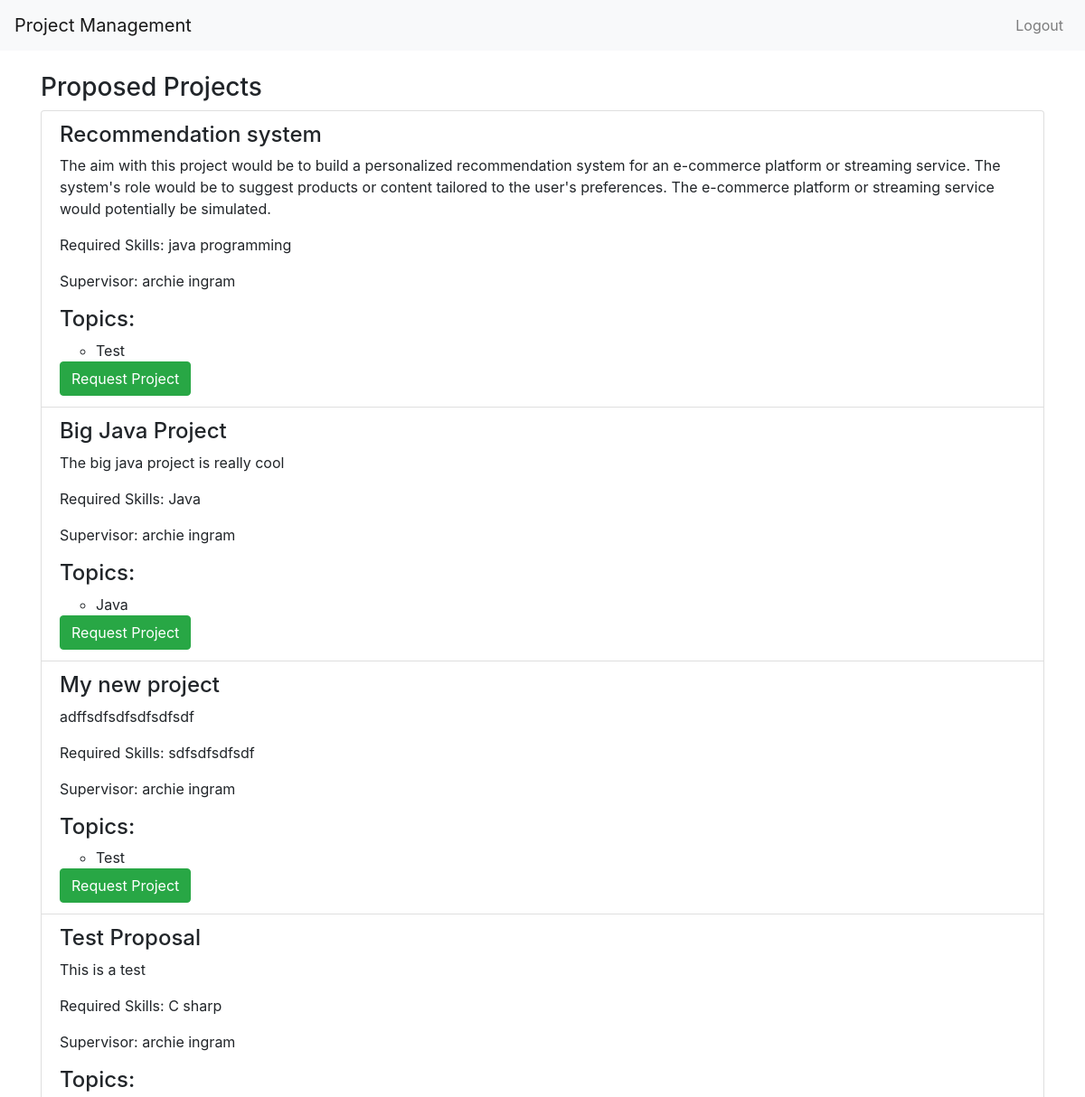
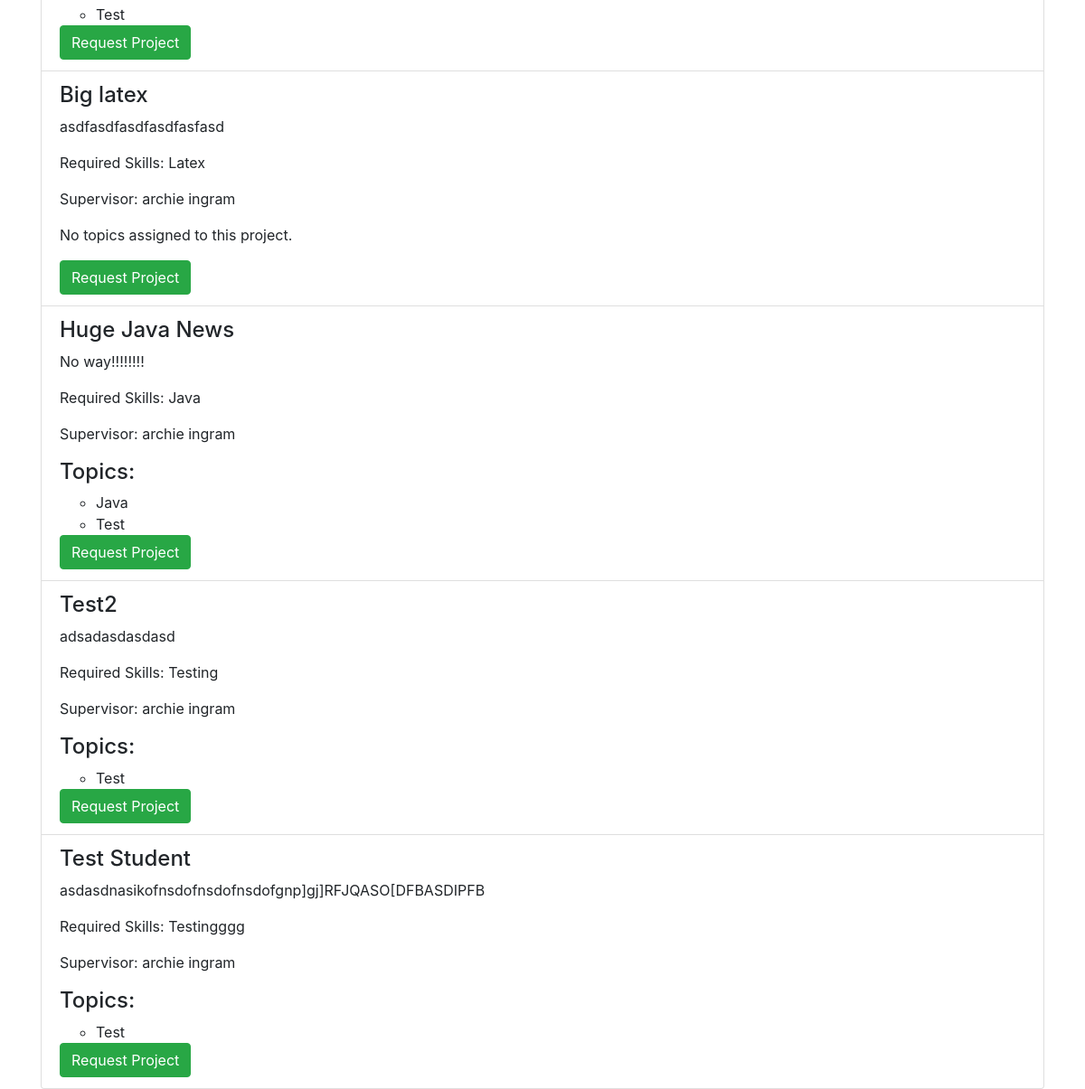
The app's page /proposed-projects/ (signed in) with its own data (2 pictures, top to bottom).
### register/models.py (models this page shows, shortened)
class Project(models.Model):
    STATUS_CHOICES = [
        ('Accepted', 'Accepted'),
        ('Proposed', 'Proposed'),
        ('Available', 'Available'),
        ('Requested', 'Requested'),
        ('Confirmed', 'Confirmed')
    ]
    title = models.CharField(max_length=100)
    description = models.TextField()
    required_skills = models.CharField(max_length=200)
    status = models.CharField(max_length=10, choices=STATUS_CHOICES)
    proposed_by = models.ForeignKey(Student, null=True, blank=True, on_delete=models.SET_NULL)
    supervisor = models.ForeignKey(Supervisor, null=True, blank=True, on_delete=models.SET_NULL)

class Supervisor(models.Model):
    user = models.OneToOneField(User, null=True,on_delete=models.CASCADE)
    name = models.CharField(max_length=30, verbose_name='First Name')
    surname = models.CharField(max_length=30,verbose_name='Last Name')
    email = models.EmailField(unique=True,validators=[EmailValidator()],verbose_name='Email Address')
    sussex_id = models.CharField(max_length=20, unique=True)
    department = models.CharField(max_length=100)
    telephone_number = models.CharField(max_length=15)

class ProjectTopic(models.Model):
    title = models.CharField(max_length=100)
    description = models.TextField()
    projects = models.ManyToManyField(Project)

### register/views.py (the view)
# urls.py: path('proposed-projects/', views.proposed_projects, name='proposed_projects'),
@login_required
def proposed_projects(request):
    student = get_object_or_404(Student, user=request.user)
    proposed_projects = Project.objects.filter(status='Proposed')
    existing_project = Project.objects.filter(proposed_by=student).first()
    projects_with_topics = []
    for project in proposed_projects:
        topics = project.projecttopic_set.all()  # Get the related topics
        projects_with_topics.append({
            'project': project,
            'topics': topics
        })
    return render(request, 'proposed_projects.html', {
        'projects_with_topics': projects_with_topics,
        'existing_project': existing_project,
    })

### templates/proposed_projects.html (shortened to what this page needs)
{% extends "home.html" %}
{% load crispy_forms_filters %}
{% block content %}
    <div class="row">
        <div class="col-md-12">
            <h3>Proposed Projects</h3>
            <ul class="list-group">
                {% for project in projects_with_topics %}
                    <li class="list-group-item">
                        <h4>{{ project.project.title }}</h4>
                        <p>{{ project.project.description }}</p>
                        <p>Required Skills: {{ project.project.required_skills }}</p>
                        <p>Supervisor: {{ project.project.supervisor.name }} {{ project.project.supervisor.surname }}</p>
                        {% if project.topics %}
                            <h4>Topics:</h4>
                            <ul>
                                {% for topic in project.topics %}
                                    <li>{{ topic.title }}</li>
                                {% endfor %}
                            </ul>
                        {% else %}
                            <p>No topics assigned to this project.</p>
                        {% endif %}
                        {% if existing_project %}
                            <button type="button" class="btn btn-secondary" disabled>You have already proposed/requested a project</button>
                        {% else %}
                            <form method="post" action="{% url 'request_project' project.project.id %}">
                                <button type="submit" class="btn btn-success">Request Project</button>
                            </form>
                        {% endif %}
                    </li>
                {% endfor %}
            </ul>
        </div>
    </div>
{% endblock %}

### records on screen
Project: project "Recommendation system", project.description "The aim with this project would be to build a personalized recommendation system for an e-commerce platform or streaming service. The system's role would be to suggest products or content tailored to the user's preferences. The e-commerce platform or streaming service would potentially be simulated.", project.required_skills "java programming", project.supervisor.name "archie", project.supervisor.surname "ingram"
ProjectTopic: title "Test"
Project: project "Big Java Project", project.description "The big java project is really cool", project.required_skills "Java", project.supervisor.name "archie", project.supervisor.surname "ingram"
ProjectTopic: title "Java"
Project: project "My new project", project.description "adffsdfsdfsdfsdfsdf", project.required_skills "sdfsdfsdfsdf", project.supervisor.name "archie", project.supervisor.surname "ingram"
Project: project "Test Proposal", project.description "This is a test", project.required_skills "C sharp", project.supervisor.name "archie", project.supervisor.surname "ingram"
Project: project "Big latex", project.description "asdfasdfasdfasdfasfasd", project.required_skills "Latex", project.supervisor.name "archie", project.supervisor.surname "ingram", shows "No topics assigned to this project."
Project: project "Huge Java News", project.description "No way!!!!!!!!", project.required_skills "Java", project.supervisor.name "archie", project.supervisor.surname "ingram"
Project: project "Test2", project.description "adsadasdasdasd", project.required_skills "Testing", project.supervisor.name "archie", project.supervisor.surname "ingram"
Project: project "Test Student", project.description "asdasdnasikofnsdofnsdofnsdofgnp]gj]RFJQASO[DFBASDIPFB", project.required_skills "Testingggg", project.supervisor.name "archie", project.supervisor.surname "ingram"
